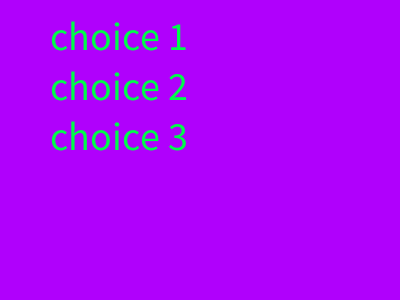
Frame 1 (no input)
Frame 60 (the mouse pressed at the canvas centre just before this capture): identical to frame 1, image omitted
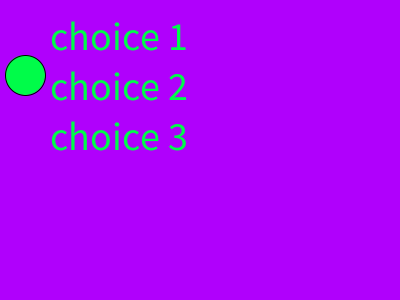
Frame 120 (the mouse held since frame 60 and released just before this capture)

The Processing sketch that drew these frames (run headless with seeded random() and noise(); from frame 60 on, the mouse is pressed at the canvas centre):

// Processing sketch: week13_1_text
// ── week13_1_text.pde
void setup()
{
    size(400,300);
    textSize(40);
}
int choice = -1;
void draw()
{
    background(#B000FC);
    fill(#00FC49);
    if(choice==0) ellipse(25,25,40,40);
    if(choice==1) ellipse(25,75,40,40);
    if(choice==2) ellipse(25,125,40,40);
    text("choice 1",50,50);
    text("choice 2",50,100);
    text("choice 3",50,150);
}
void mousePressed()
{
   choice=int(random(3));
}
